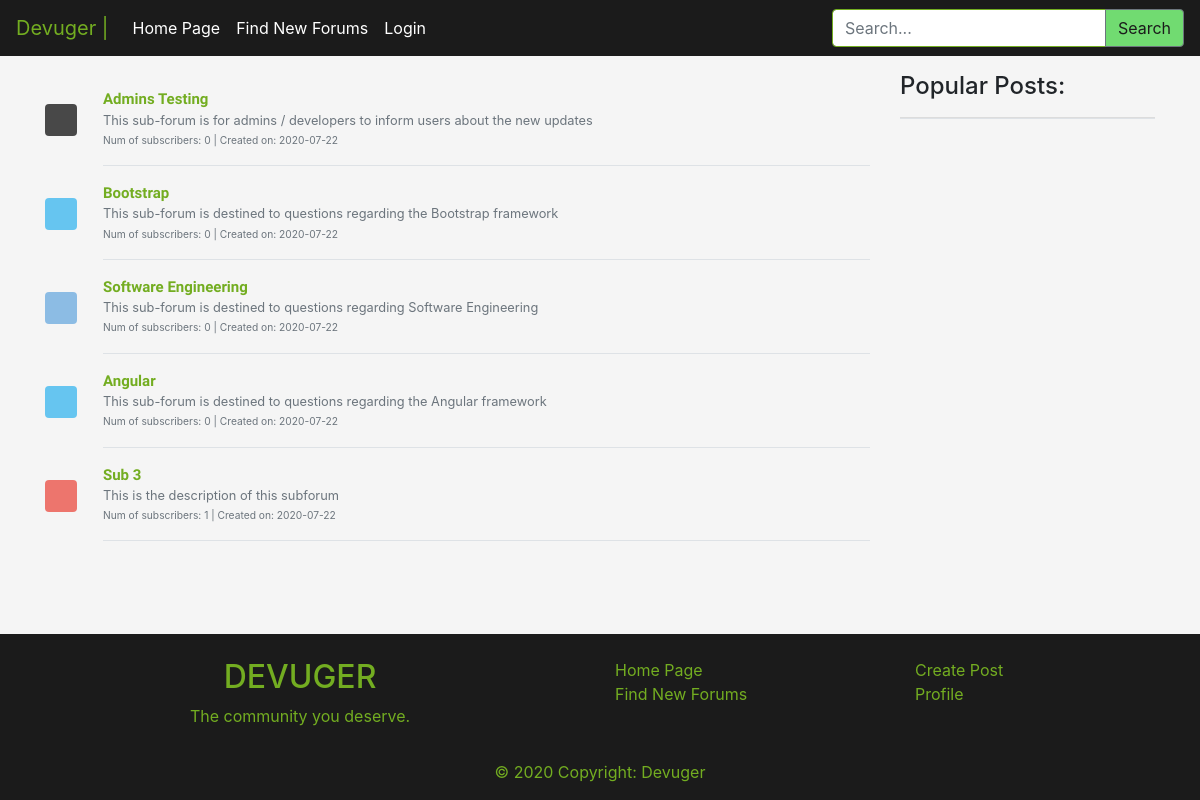
Page /findforums.php on the committed database.
### tables this page shows
CREATE TABLE subforum(
    id INT PRIMARY KEY AUTO_INCREMENT,
    sname VARCHAR(30) UNIQUE,
    descp TEXT,
    subscribers INT,
    color VARCHAR(20),
    numPosts INT,
    creationDate DATE,
    createdBy INT,
    rules TEXT,
    FOREIGN KEY (createdBy) REFERENCES users(id)
);

### findforums.php (the view, shortened to what this page needs)
<?php include('php/server.php'); ?>
<?php include('includes/header.php'); ?>
<main class="content-wrapper">
    <div class="container">
        <div class="row">
            <div class="col-md-9 py-3">
                <?php
                $query = "SELECT * FROM subforum ORDER BY RAND() LIMIT 5";
                $q = mysqli_query($db, $query);
                if (mysqli_num_rows($q) > 0) {
                    while ($row = mysqli_fetch_assoc($q)) {
                        if ($row['subscribers'] == 0) {
                            $row['subscribers'] = 0;
                        }
                        echo
                            '<article>
                                        <div class="media text-muted pt-3">
                                            <svg class="bd-placeholder-img mr-2 rounded mt-3" style="opacity: 0.7;filter: alpha(opacity=70);" width="32" height="32" xmlns="http://www.w3.org/2000/svg" preserveAspectRatio="xMidYMid slice" focusable="false" role="img" aria-label=""><title></title><rect width="100%" height="100%" fill="' . $row['color'] . '"/><text x="50%" y="50%" fill="" dy=".3em"></text></svg>
                                            &nbsp;&nbsp;&nbsp;&nbsp;
                                            <div class="media-body">
                                                <a href="sub.php?r=' . $row['sname'] . '"><p class="media-body pb-3 mb-0 small lh-125 border-bottom border-gray">
                                                <strong class="d-block text-gray-dark article-title">' . $row['sname'] . '</strong></a>' . mb_strimwidth($row['descp'], 0, 125, "...") . '<br>
                                                <small>Num of subscribers: ' . $row['subscribers'] . '&nbsp;|&nbsp;Created on: ' . $row['creationDate'] . '</small></p>
                                            </div>
                                        </div>
                                    </article>';
                    }
                }
                ?>
            </div>
            <?php include('includes/right_side_bar.php'); ?>
        </div>
    </div>
</main>
<?php include('includes/footer.php'); ?>

### css/main.css (style rules this page uses)
html, body { background-color: whitesmoke; height: 100%; }
body { display: flex; flex-direction: column; }
.content-wrapper { flex: 1 0 auto; }
strong.article-title { font-family: 'Source Sans Pro', sans-serif; color: #73AD21; text-decoration-color: #73AD21; font-size: 15px; }

### rows in the picture
subforum: sname "Admins Testing", descp "This sub-forum is for admins / developers to inform users about the new updates", subscribers "0", creationDate "2020-07-22"
subforum: sname "Bootstrap", descp "This sub-forum is destined to questions regarding the Bootstrap framework", subscribers "0", creationDate "2020-07-22"
subforum: sname "Software Engineering", descp "This sub-forum is destined to questions regarding Software Engineering", subscribers "0", creationDate "2020-07-22"
subforum: sname "Angular", descp "This sub-forum is destined to questions regarding the Angular framework", subscribers "0", creationDate "2020-07-22"
subforum: sname "Sub 3", descp "This is the description of this subforum", subscribers "1", creationDate "2020-07-22"
